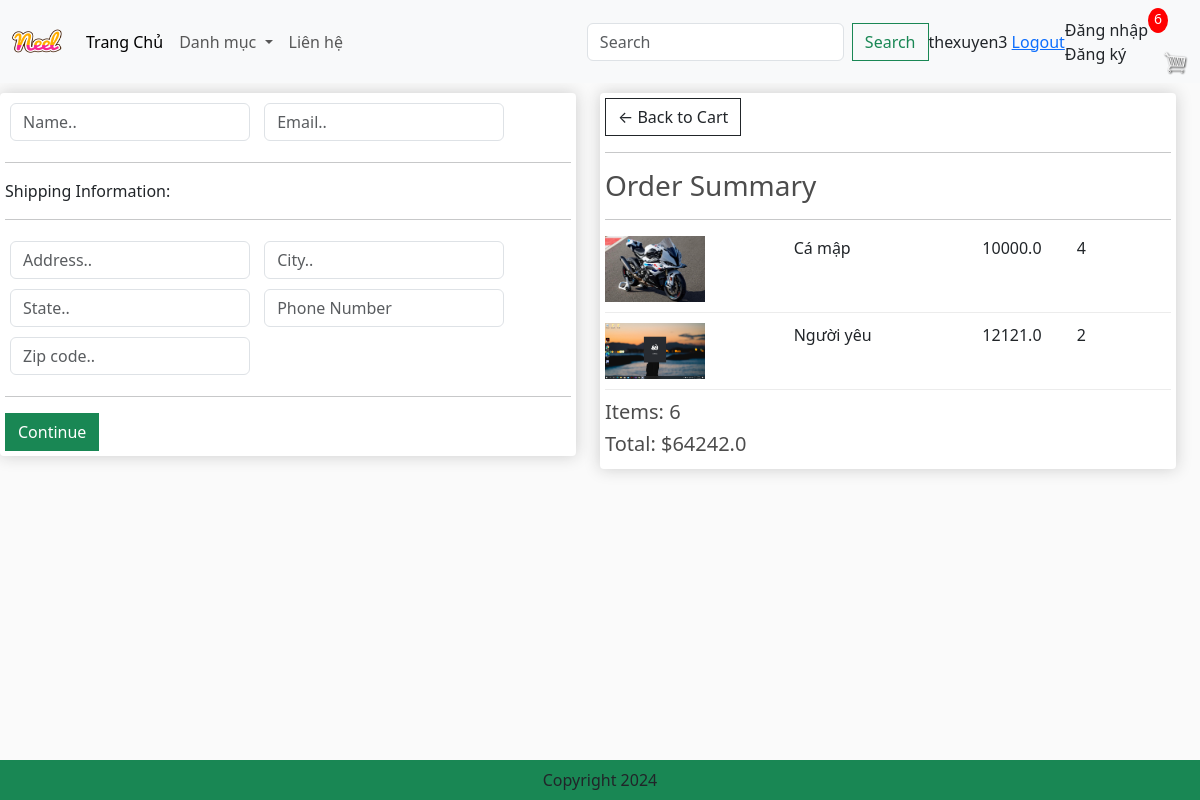
Page /checkout/ (signed in) on the committed database.
### app/models.py (models this page shows, shortened)
class OrderItem(models.Model):
    product = models.ForeignKey(Product,on_delete=models.SET_NULL,blank=True,null=True)
    order = models.ForeignKey(Order,on_delete=models.SET_NULL,blank=True,null=True)
    quantity = models.IntegerField(default=0,null=True,blank=True)
    date_added = models.DateTimeField(auto_now_add=True)
    @property
    def get_total(self):
        total = self.product.price * self.quantity
        return total

class Product(models.Model):
    category = models.ManyToManyField(Category, related_name='product')
    name = models.CharField(max_length=200,null=True)
    price = models.FloatField()
    digital = models.BooleanField(default=False,null=True,blank=False) #sản phẩn bán có pải kỹ thuật số hay ko(bán kẹo thì thay)
    image = models.ImageField(null=True,blank=True)
    @property
    def ImageURL(self):
        try:
            url= self.image.url
        except:
            url=''
        return url

class Order(models.Model):
    customer = models.ForeignKey(User,on_delete=models.SET_NULL,blank=True,null=True)
    date_order = models.DateTimeField(auto_now_add=True)
    complete = models.BooleanField(default=False,null=True,blank=False)
    transaction_id = models.CharField(max_length=200,null=True)
    @property
    def get_cart_items(self):
        orderitems = self.orderitem_set.all()
        total = sum([item.quantity for item in orderitems])
        return total
    @property
    def get_cart_total(self):
        orderitems = self.orderitem_set.all()
        total = sum([item.get_total for item in orderitems])
        return total

### app/views.py (the view)
# urls.py: path('checkout/', views.checkout, name='checkout'),
def checkout(request):
    if request.user.is_authenticated:
        customer = request.user
        order, created = Order.objects.get_or_create(customer =customer,complete =False)
        items = order.orderitem_set.all()
        cartItems =order.get_cart_items
    else:
        items=[]
        order = {'get_cart_items':0,'get_cart_total':0}
        cartItems = order['get_cart_items']
    context={'items': items,'order': order,'cartItems': cartItems}
    return render(request, 'app/checkout.html', context)

### app/templates/app/checkout.html (shortened to what this page needs)
{% extends 'app/base.html' %}
{% load static %}
{% block content_checkout %}
     <div class="row" style="width:100%">
		<div class="col-lg-6">
			<div class="box-element" id="form-wrapper">
				<form id="form">
					<div id="user-info">
						<div class="form-field">
							<input required class="form-control" type="text" name="name" placeholder="Name..">
						</div>
						<div class="form-field">
							<input required class="form-control" type="email" name="email" placeholder="Email..">
						</div>
					</div>
					<div id="shipping-info">
						<hr>
						<p>Shipping Information:</p>
						<hr>
						<div class="form-field">
							<input class="form-control" type="text" name="address" placeholder="Address..">
						</div>
						<div class="form-field">
							<input class="form-control" type="text" name="city" placeholder="City..">
						</div>
						<div class="form-field">
							<input class="form-control" type="text" name="state" placeholder="State..">
						</div>
						<div class="form-field">
							<input class="form-control" type="text" name="mobile" placeholder="Phone Number">
						</div>
						<div class="form-field">
							<input class="form-control" type="text" name="country" placeholder="Zip code..">
						</div>
					</div>
					<hr>
					<input id="form-button" class="btn btn-success btn-block" type="submit" value="Continue">
				</form>
			</div>
			<br>
		</div>
		<div class="col-lg-6">
			<div class="box-element">
				<a  class="btn btn-outline-dark" href="{% url 'cart' %}">&#x2190; Back to Cart</a>
				<hr>
				<h3>Order Summary</h3>
				<hr>
				{% for item in items  %}
				<div class="cart-row">
					<div style="flex:2"><img class="row-image" src="{{item.product.ImageURL}}"></div>
					<div style="flex:2"><p>{{item.product.name}}</p></div>
					<div style="flex:1"><p>{{item.product.price}}</p></div>
					<div style="flex:1"><p>{{item.quantity}}</p></div>
				</div>
				{% endfor %}
				<h5>Items:   {{order.get_cart_items}}</h5>
				<h5>Total: ${{order.get_cart_total}}</h5>
			</div>
		</div>
	</div>
{% endblock content_checkout %}

### app/templates/app/base.html (shortened to what this page needs)
{% load static %}
<!DOCTYPE html>
<html>
    <head>
        <link href="https://cdn.jsdelivr.net/npm/bootstrap@5.3.3/dist/css/bootstrap.min.css" rel="stylesheet"/>
        <link href-"{%static 'app/css/style.css' %}" rel="stylesheet"/>
        <link href-"{%static 'app/css/all.min.css' %}" rel="stylesheet"/>
        <link href-"{%static 'app/css/owl.carousel.min.css' %}" rel="stylesheet"/>
        <link rel="stylesheet" type="text/css" href="{%static 'app/css/main.css' %}">
        <link rel="stylesheet" href="">
    </head>
    <body>
        <nav class="navbar navbar-expand-lg bg-body-tertiary">
            <div class="container-fluid">
              <a class="navbar-brand" href="{% url 'home'%}">
                <img src=" {% static 'app/images/Neel.png' %}" width="50" height="50"/>
              </a>
              <div class="collapse navbar-collapse" id="navbarSupportedContent">
                <ul class="navbar-nav me-auto mb-2 mb-lg-0">
                  <li class="nav-item">
                    <a class="nav-link active" aria-current="page" href="{% url 'home'%}">Trang Chủ</a>
                  </li>
                  <li class="nav-item dropdown">
                    <a class="nav-link dropdown-toggle" href="#" role="button" data-bs-toggle="dropdown" aria-expanded="false">
                      Danh mục
                    </a>
                  </li>
                  <li class="nav-item">
                    <a class="nav-link"  href="#">Liên hệ</a>
                  </li>
                </ul>
                <form class="d-flex" role="search" method = POST action = "{% url "search" %}" >
                  <input class="form-control me-2" type="search" placeholder="Search" aria-label="Search" name="searched">
                  <button class="btn btn-outline-success" type="submit">Search</button>
                </form>
              </div>
                <div class="form-inline mb-2 mb-lg-0" style = "visibility: {{user_login}}">
                  <span> {{request.user}} </span>
                  <span><a href = "{% url 'logout' %}"> Logout</a></span>
                </div>
                <div class="form-inline mb-2 mb-lg-0" style = "visibility: {{user_not_login}}">
                  <a class="nav-link"  href="{% url 'login' %}">Đăng nhập</a>
                  <a class="nav-link"  href="{% url 'register' %}">Đăng ký</a>
                </div>
              <div class="form-inline my-2 my-lg-0">
                <p id="cart-total">{{cartItems}}</p>
                <a href="{% url "cart" %}"><img id="cart-icon" src="{% static "images/cart.png" %}"></a>
              </div>
            </div>
          </nav>
          {% block content_checkout %} {% endblock content_checkout %}
          <footer class="container-fluid bg-success text-center fixed-bottom p-2 mt-5">
            Copyright 2024
          </footer>
    </body>
</html>

### app/static/app/css/main.css (style rules this page uses)
body { background-color: hsl(0, 0%, 98%); }
h1,h2,h3,h4,h5,h6 { color:hsl(0, 0%, 30%); }
.box-element { box-shadow:hsl(0, 0%, 80%) 0 0 16px; background-color: #fff; border-radius: 4px; padding: 5px; }
#cart-icon { width:25px; display: inline-block; margin-left: 15px; }
#cart-total { display: block; text-align: center; color:#fff; background-color: red; width: 20px; height: 25px; border-radius: 50%; font-size: 14px; }
.col-lg-3, .col-lg-4, .col-lg-6, .col-lg-8, .col-lg-12 { margin-top: 10px; }
.btn { border-radius: 0; }
.row-image { width: 100px; }
.form-field { width:250px; display: inline-block; padding: 5px; }
.cart-row { display: flex; align-items: flex-stretch; padding-bottom: 10px; margin-bottom: 10px; border-bottom: 1px solid #ececec; }

### rows in the picture
OrderItem: product.ImageURL (picture), product.name "Cá mập", product.price "10000.0", quantity "4"
OrderItem: product.ImageURL (picture), product.name "Người yêu", product.price "12121.0", quantity "2"
Order: get_cart_items "6", get_cart_total "64242.0"

### other values in the picture
{{ request.user }} "thexuyen3"
{{ cartItems }} "6"
